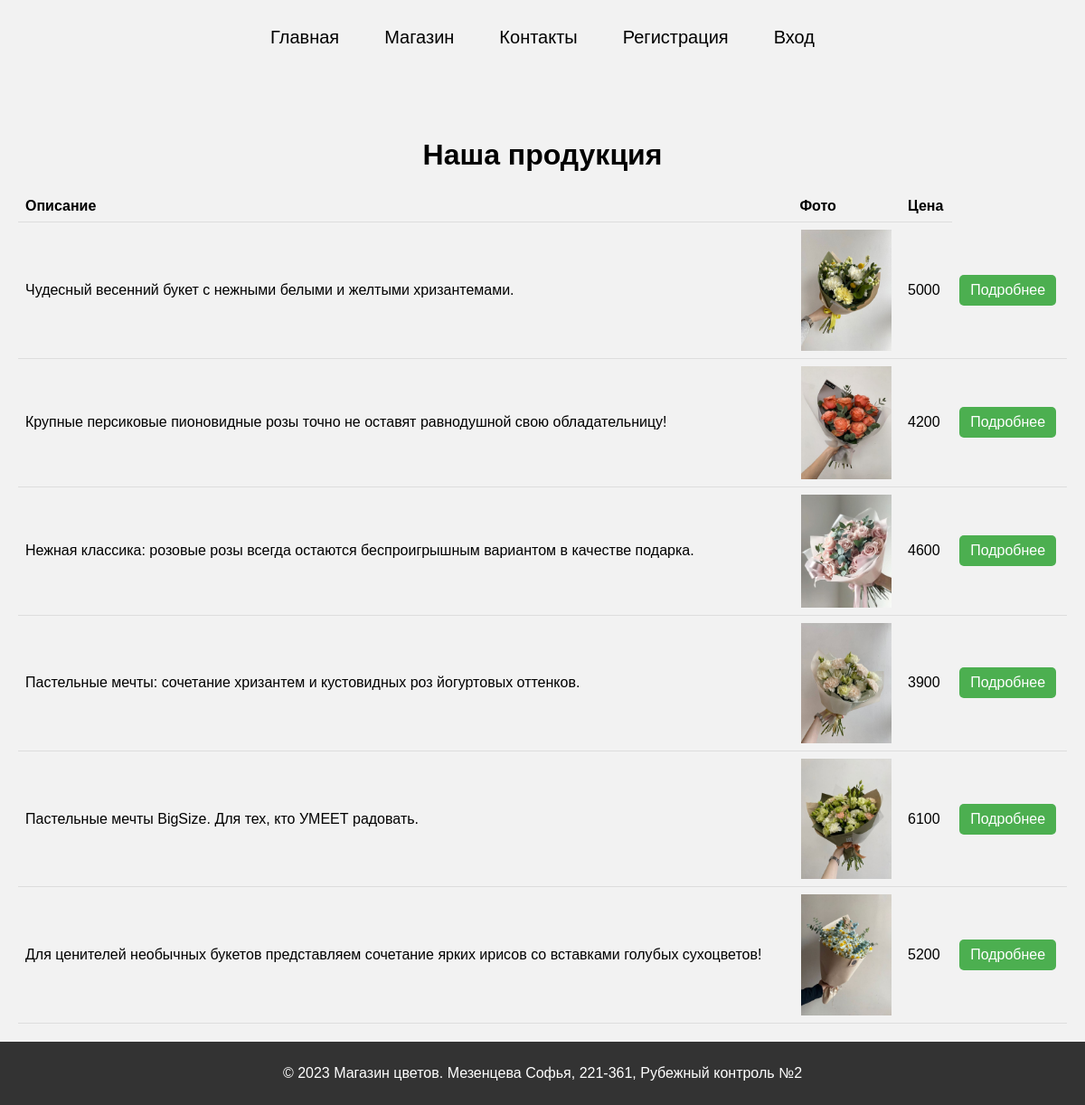
Screenshot of /Shop.php with the database file from the repository.
### tables this page shows
create table flowers
(
    id          int          not null
        primary key,
    description varchar(120) not null,
    photo       varchar(20)  not null,
    price       int          not null
)
    charset = utf8mb3;

### Shop.php (the view, shortened to what this page needs)
<?php
$servername = "localhost";
$username = "root";
$password = "00000000";
$dbname = "webcontrol";
try {
    $conn = new PDO("mysql:host=$servername;dbname=$dbname", $username, $password);
    $conn->setAttribute(PDO::ATTR_ERRMODE, PDO::ERRMODE_EXCEPTION);
} catch(PDOException $e) {
    die(":(");
}
$sql = "SELECT id, description, photo, price FROM flowers";
$result = $conn->query($sql);
?>
<!DOCTYPE html>
<html lang="en">
<head>
  <link rel="stylesheet" href="slyles.css">
</head>
<body>
  <header>
  <nav>
      <ul>
        <li><a href="Main.php">Главная</a></li>
        <li><a href="Shop.php">Магазин</a></li>
        <li><a href="Contact.php">Контакты</a></li>
        <?php
          if(isset($_SESSION['username'])) {
            echo "<li><a href='Cart.php'>Корзина</a></li>";
            echo "<li style='display: none;'><a href='Registration.php'>Регистрация</a></li>";
            echo "<li style='display: none;'><a href='Login.php'>Вход</a></li>";
          } else {
            echo "<li><a href='Registration.php'>Регистрация</a></li>";
            echo "<li><a href='Login.php'>Вход</a></li>";
          }
          ?>
      </ul>
    </nav>
  </header>
  <main>
  <h1>Наша продукция</h1>
  <table>
    <tr>
      <th>Описание</th>
      <th>Фото</th>
      <th>Цена</th>
    </tr>
    <?php
      foreach($result as $row) {
        echo "<tr>";
        echo "<td class = 'description'>" . $row['description'] . "</td>";
        echo "<td class = 'photo'><img src='" . $row['photo'] . "'></td>";
        echo "<td class = 'price'>" . $row['price'] . "</td>";
        echo "<td class = 'link'><a href='product.php?id=" . $row['id'] . "'>Подробнее</a></td>";
        echo "</tr>";
      }
    ?>
  </table>
</main>
<footer>
    <p>&copy; 2023 Магазин цветов. Мезенцева Софья, 221-361, Рубежный контроль №2</p>
  </footer>
</body>
</html>

### slyles.css (style rules this page uses)
body { font-family: Arial, sans-serif; margin: 0; padding: 0; }
header { background-color: #f2f2f2; padding: 10px 0; }
header nav ul { list-style: none; display: flex; justify-content: center; align-items: center; padding: 0; font-size: 20px; }
header nav ul li { margin: 0 20px; }
header nav ul li a { text-decoration: none; color: #000; padding: 5px; }
main { text-align: center; padding: 20px; }
footer { background-color: #333; color: #fff; text-align: center; padding: 10px 0; }
img { width: 320px; height: auto; margin-bottom: 20px; }
table { width: 100%; border-collapse: collapse; }
th, td { padding: 8px; text-align: left; border-bottom: 1px solid #ddd; }
tr:nth-child(even) { background-color: #f2f2f2; }
.description { word-wrap: break-word; }
.photo img { max-width: 100px; height: auto; display: block; margin: 0 auto; }
.link a { background-color: #4CAF50; border: none; color: white; padding: 8px 12px; text-align: center; text-decoration: none; display: inline-block; border-radius: 5px; transition: all 0.3s ease; }
body { font-family: Arial, sans-serif; background-color: #f2f2f2; }
h1 { text-align: center; margin-top: 50px; }

### rows the page displays
flowers: description "Чудесный весенний букет с нежными белыми и желтыми хризантемами.", photo (picture), price "5000"
flowers: description "Крупные персиковые пионовидные розы точно не оставят равнодушной свою обладательницу!", photo (picture), price "4200"
flowers: description "Нежная классика: розовые розы всегда остаются беспроигрышным вариантом в качестве подарка.", photo (picture), price "4600"
flowers: description "Пастельные мечты: сочетание хризантем и кустовидных роз йогуртовых оттенков.", photo (picture), price "3900"
flowers: description "Пастельные мечты BigSize. Для тех, кто УМЕЕТ радовать.", photo (picture), price "6100"
flowers: description "Для ценителей необычных букетов представляем сочетание ярких ирисов со вставками голубых сухоцветов!", photo (picture), price "5200"
